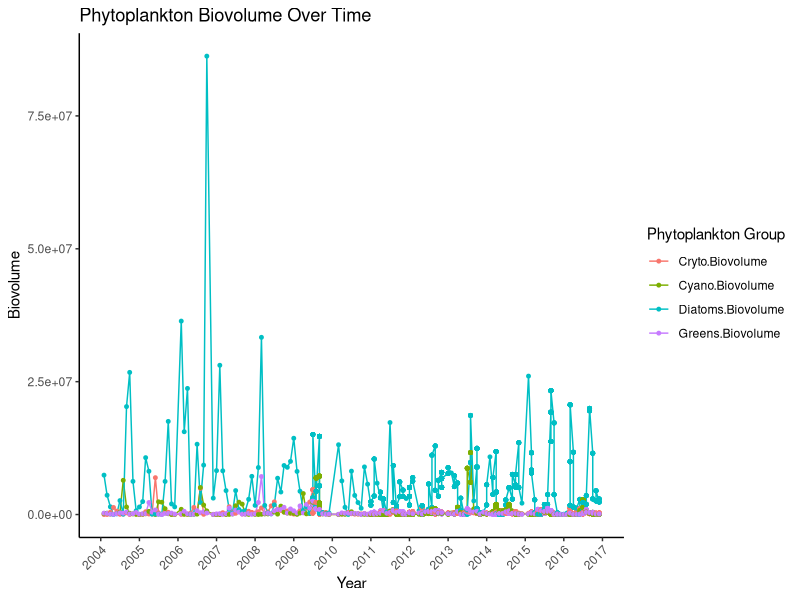
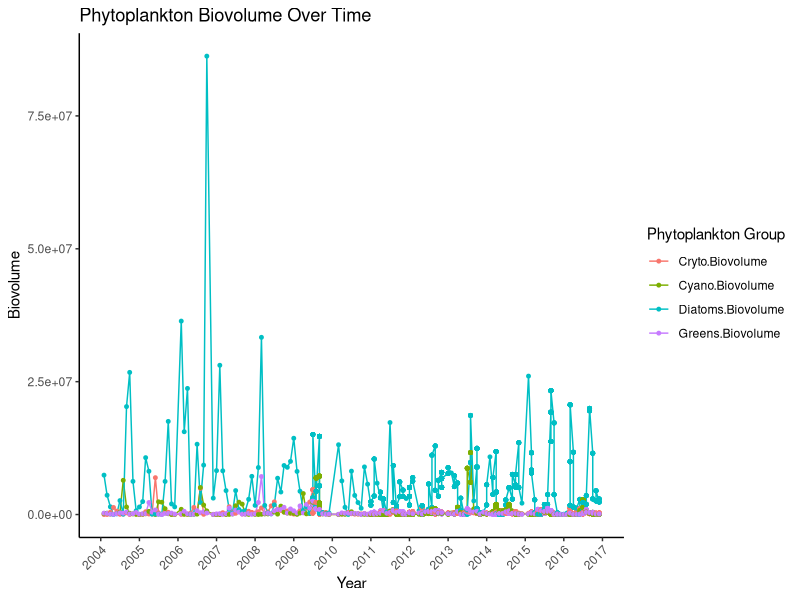

R code for these plots, in order:
#3/3/25
#plotting phytoplankton biovolumes

#library 
library(tidyverse)

#loading data
cryto_data<-read.csv("data/raw/csv/cryto_phyto_2004-2016.csv")
cyano_data<-read.csv("data/raw/csv/cyano_phyto_2004-2016.csv")
diatoms_data<-read.csv("data/raw/csv/diatoms_phyto_2004-2016.csv")
greens_data<-read.csv("data/raw/csv/greens_phyto_2004-2016.csv")

View(cryto_data)

#clean up the date format in data set
cryto_data<- cryto_data %>% 
  mutate(Date=dmy(Date),
         year = year(Date),  # Extract year
         month = month(Date),
         YearMonth = as.Date(paste(year, month, "01", sep = "-")))

cyano_data<- cyano_data %>% 
  mutate(Date=dmy(Date),
         year = year(Date),  # Extract year
         month = month(Date),
         YearMonth = as.Date(paste(year, month, "01", sep = "-")))

diatoms_data<- diatoms_data %>% 
  mutate(Date=dmy(Date),
         year = year(Date),  # Extract year
         month = month(Date),
         YearMonth = as.Date(paste(year, month, "01", sep = "-")))

greens_data<- greens_data %>% 
  mutate(Date=dmy(Date),
         year = year(Date),  # Extract year
         month = month(Date),
         YearMonth = as.Date(paste(year, month, "01", sep = "-")))

#combine into one dataset
biovol_data1 <- full_join(
  select(cryto_data, YearMonth, year, month, Cryto.Biovolume),  
  select(cyano_data, YearMonth, Cyano.Biovolume),  
  by = "YearMonth"
)
View(biovol_data1)

biovol_data2 <- full_join(
  select(diatoms_data, YearMonth, year, month, Diatoms.Biovolume),  
  select(greens_data, YearMonth, Greens.Biovolume),  
  by = "YearMonth"
)
View(biovol_data2)

biovol_fulldata <- full_join(
  select(biovol_data1, YearMonth, year, month, Cryto.Biovolume, Cyano.Biovolume),  
  select(biovol_data2, YearMonth, Diatoms.Biovolume, Greens.Biovolume),  
  by = "YearMonth"
)
View(biovol_fulldata)

#convert to long form 
biovol_long <- biovol_fulldata %>%
  pivot_longer(cols = ends_with("Biovolume"),  # Select biovolume columns
               names_to = "Phytoplankton_Group",  # Create new column for names
               values_to = "Biovolume")  # Create new column for values
View(biovol_long)

#plotting data biovolume over time grouped by phytoplankton group
plot_biovol<-ggplot(biovol_long, aes(x = YearMonth, y = Biovolume, color = Phytoplankton_Group)) +
  geom_line(linewidth=0.5) +  # Line plot
  geom_point(size=1) +  # Add points for better visibility
  scale_x_date(date_labels = "%Y", date_breaks = "1 year") +  # Format x-axis
  labs(title = "Phytoplankton Biovolume Over Time",
       x = "Year",
       y = "Biovolume",
       color = "Phytoplankton Group") +
  theme_classic() +  # Clean theme
  theme(axis.text.x = element_text(angle = 45, hjust = 1))  # Rotate x-axis labels
plot_biovol

ggsave("output/timeseries/phyto.png",plot_biovol,width=16,height=8,dpi=450)
